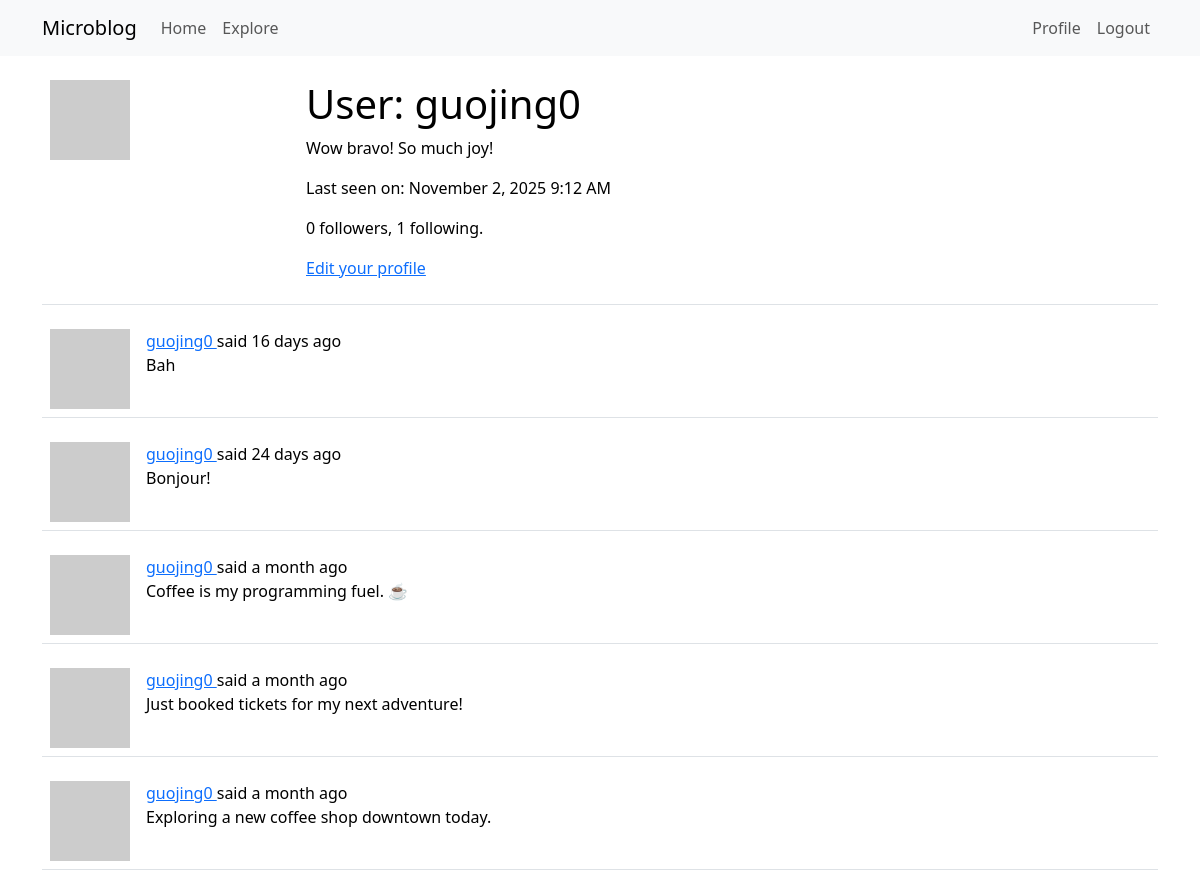
/user/guojing0 (signed in, upper part), run on an earlier commit of the app's database.
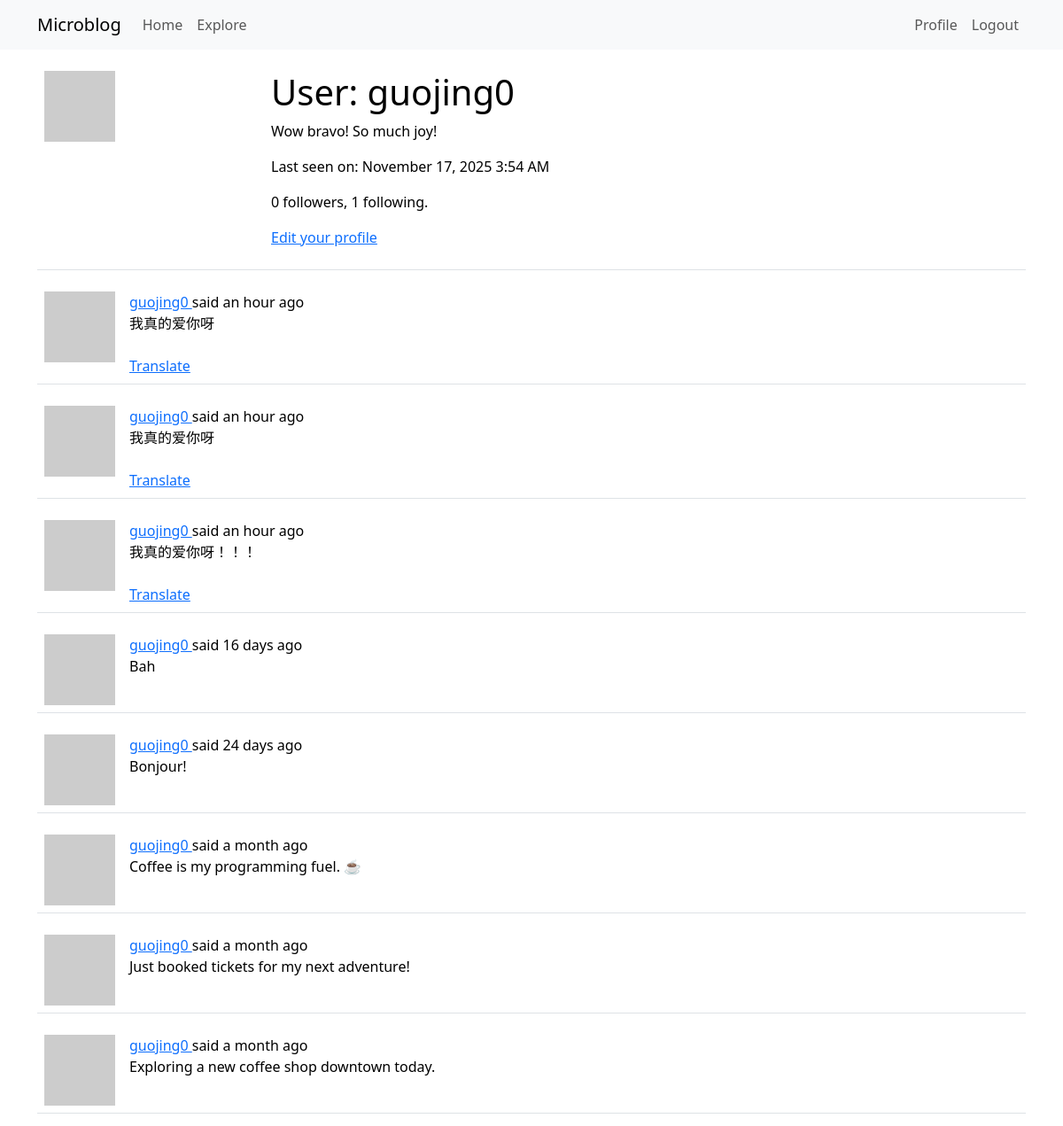
And on a later commit of the database.
### app/models.py (models this page shows, shortened)
class User(UserMixin, db.Model):
    id: orm.Mapped[int] = orm.mapped_column(primary_key=True)
    username: orm.Mapped[str] = orm.mapped_column(
        sa.String(64), index=True, unique=True
    )
    email: orm.Mapped[str] = orm.mapped_column(sa.String(120), index=True, unique=True)
    password_hash: orm.Mapped[str | None] = orm.mapped_column(sa.String(256))
    posts: orm.WriteOnlyMapped["Post"] = orm.relationship(back_populates="author")
    about_me: orm.Mapped[str | None] = orm.mapped_column(sa.String(140))
    last_seen: orm.Mapped[datetime | None] = orm.mapped_column(
        default=lambda: datetime.now(UTC)
    )
    following: orm.WriteOnlyMapped["User"] = orm.relationship(
        secondary=followers,
        primaryjoin=(followers.c.follower_id == id),
        secondaryjoin=(followers.c.followed_id == id),
        back_populates="followers",
    )
    followers: orm.WriteOnlyMapped["User"] = orm.relationship(
        secondary=followers,
        primaryjoin=(followers.c.followed_id == id),
        secondaryjoin=(followers.c.follower_id == id),
        back_populates="following",
    )
    def avatar(self, size):
        digest = md5(self.email.lower().encode("utf-8")).hexdigest()
        return f"https://www.gravatar.com/avatar/{digest}?d=identicon&s={size}"
    def followers_count(self):
        return db.session.scalar(
            sa.select(sa.func.count())
            .select_from(followers)
            .where(followers.c.followed_id == self.id)
        )
    def following_count(self):
        return db.session.scalar(
            sa.select(sa.func.count())
            .select_from(followers)
            .where(followers.c.follower_id == self.id)
        )

class Post(db.Model):
    id: orm.Mapped[int] = orm.mapped_column(primary_key=True)
    body: orm.Mapped[str] = orm.mapped_column(sa.String(140))
    timestamp: orm.Mapped[datetime] = orm.mapped_column(
        index=True, default=lambda: datetime.now(UTC)
    )
    user_id: orm.Mapped[int] = orm.mapped_column(sa.ForeignKey("user.id"), index=True)
    author: orm.Mapped["User"] = orm.relationship(back_populates="posts")
    language: orm.Mapped[str | None] = orm.mapped_column(sa.String(5))

### app/routes.py (the view)
@app.route("/user/<username>")
@login_required
def user(username):
    user = db.first_or_404(sa.select(User).where(User.username == username))
    page = request.args.get("page", 1, type=int)
    query = user.posts.select().order_by(Post.timestamp.desc())
    posts = db.paginate(
        query, page=page, per_page=app.config["POSTS_PER_PAGE"], error_out=False
    )
    next_url = (
        url_for("user", username=username, page=posts.next_num)
        if posts.has_next
        else None
    )
    prev_url = (
        url_for("user", username=username, page=posts.prev_num)
        if posts.has_prev
        else None
    )
    form = EmptyForm()
    return render_template(
        "user.html",
        user=user,
        posts=posts.items,
        next_url=next_url,
        prev_url=prev_url,
        form=form,
    )

### app/__init__.py (called while the page is built)
def get_locale_func():
    return request.accept_languages.best_match(app.config["LANGUAGES"])

### app/models.py (called while the page is built)
@login.user_loader
def load_user(id):
    return db.session.get(User, int(id))

### app/routes.py (called while the page is built)
@app.before_request
def before_request():
    if current_user.is_authenticated:
        current_user.last_seen = datetime.now(UTC)
        db.session.commit()
    g.locale = str(get_locale())

### app/templates/user.html (shortened to what this page needs)
{% extends "base.html" %}
{% block content %}
    <table class="table table-hover">
        <tr>
            <td width="256px">
                <img src="{{ user.avatar(256) }}" />
            </td>
            <td>
                <h1>{{ _('User:') }} {{ user.username }}</h1>
                {% if user.about_me %}
                    <p>{{ user.about_me }}</p>
                {% endif %}
                {% if user.last_seen %}
                    <p>{{ _('Last seen on:') }} {{ moment(user.last_seen).format('LLL') }}</p>
                {% endif %}
                <p>
                    {{ _('%(count)d followers', count=user.followers_count()) }},
                    {{ _('%(count)d following', count=user.following_count()) }}.
                </p>
                {% if user == current_user %}
                    <p>
                        <a href="{{ url_for('edit_profile') }}">{{ _('Edit your profile') }}</a>
                    </p>
                {% endif %}
            </td>
        </tr>
    </table>
    {% for post in posts %}
        {% include '_post.html' %}
    {% endfor %}
{% endblock %}

### app/templates/base.html (shortened to what this page needs)
<!doctype html>
<html lang="en">
  <head>
    <link
      href="https://cdn.jsdelivr.net/npm/bootstrap@5.3.2/dist/css/bootstrap.min.css"
      rel="stylesheet"
    />
  </head>
  <body>
    <nav class="navbar navbar-expand-lg bg-body-tertiary">
      <div class="container">
        <a class="navbar-brand" href="{{ url_for('index') }}">Microblog</a>
        <div class="collapse navbar-collapse" id="navbarSupportedContent">
          <ul class="navbar-nav me-auto mb-2 mb-lg-0">
            <li class="nav-item">
              <a
                class="nav-link"
                aria-current="page"
                href="{{ url_for('index') }}"
              >
                {{ _('Home') }}
              </a>
            </li>
            <li class="nav-item">
              <a
                class="nav-link"
                aria-current="page"
                href="{{ url_for('explore') }}"
              >
                {{ _('Explore') }}
              </a>
            </li>
          </ul>
          <ul class="navbar-nav mb-2 mb-lg-0">
            {% if current_user.is_anonymous %}
              <li class="nav-item">
                <a
                  class="nav-link"
                  aria-current="page"
                  href="{{ url_for('login') }}"
                >
                  {{ _('Login') }}
                </a>
              </li>
            {% else %}
              <li class="nav-item">
                <a
                  class="nav-link"
                  aria-current="page"
                  href="{{ url_for('user', username=current_user.username) }}"
                >
                  {{ _('Profile') }}
                </a>
              </li>
              <li class="nav-item">
                <a
                  class="nav-link"
                  aria-current="page"
                  href="{{ url_for('logout') }}"
                >
                  {{ _('Logout') }}
                </a>
              </li>
            {% endif %}
          </ul>
        </div>
      </div>
    </nav>
    <div class="container mt-3">
      {% block content %}{% endblock %}
    </div>
  </body>
</html>

### app/templates/_post.html
<table class="table table-hover">
    <tr>
        <td width="70px">
            <a href="{{ url_for('user', username=post.author.username) }}">
                <img src="{{ post.author.avatar(70) }}" />
            </a>
        </td>
        <td>
            <a href="{{ url_for('user', username=post.author.username) }}">
                {{ post.author.username }}
            </a>
            {{ _('said') }} {{ moment(post.timestamp).fromNow() }}
            <br>
            <span id="post{{ post.id }}">{{ post.body }}</span>
            {% if post.language and post.language != g.locale %}
                <br><br>
                <span id="translation{{ post.id }}">
                    <a href="javascript:translate(
                        'post{{ post.id }}',
                        'translation{{ post.id }}',
                        '{{ post.language }}',
                        '{{ g.locale }}'
                    )">{{ _('Translate') }}</a>
                </span>
            {% endif %}
        </td>
    </tr>
</table>

What changed in the data, as far as the page shows it:
changed User "guojing0": last_seen "November 2, 2025 9:12 AM" → "November 17, 2025 3:54 AM"
added Post: author.username "guojing0", timestamp "an hour ago", body "我真的爱你呀"
added Post: author.username "guojing0", timestamp "an hour ago", body "我真的爱你呀"
added Post: author.username "guojing0", timestamp "an hour ago", body "我真的爱你呀！！！"
